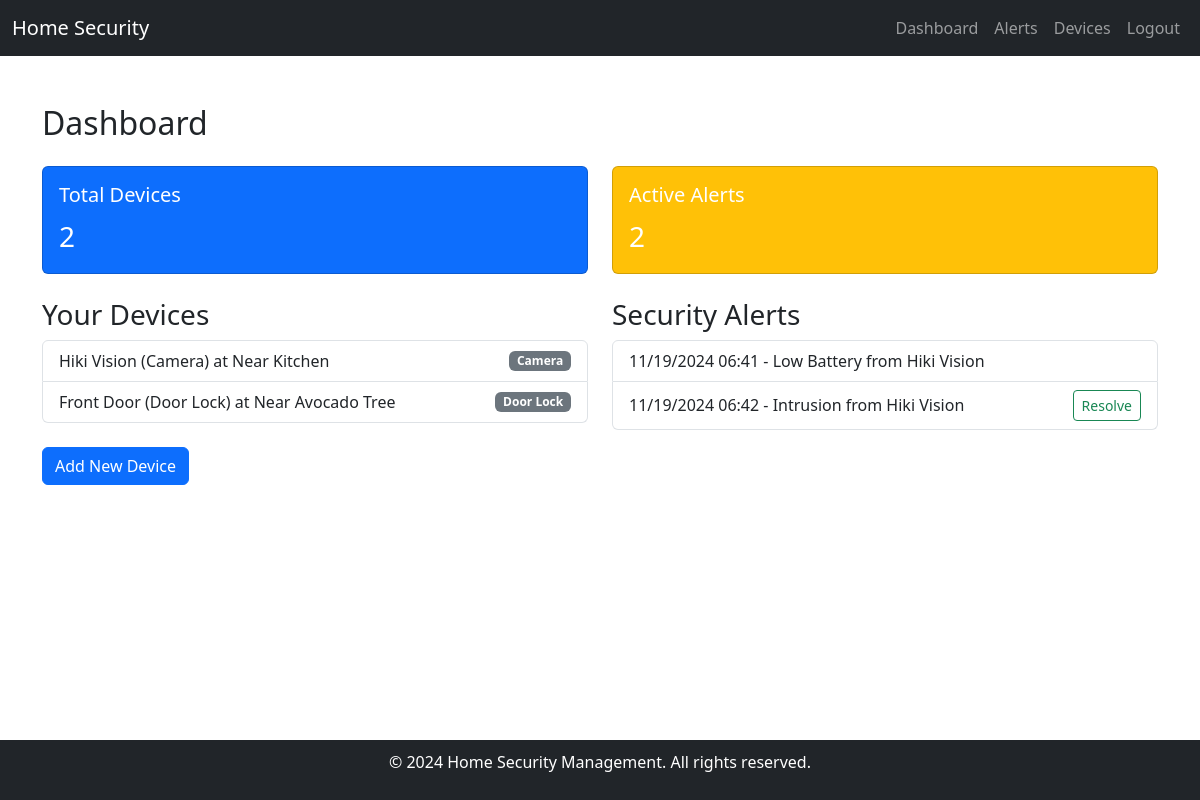
The page / (signed in) on the database its author committed.
### device/models.py (models this page shows, shortened)
class Device(models.Model):
    DEVICE_TYPES = (
        ('Camera', 'Camera'),
        ('Alarm', 'Alarm'),
        ('Motion Sensor', 'Motion Sensor'),
        ('Door Lock', 'Door Lock'),
    )
    name = models.CharField(max_length=100)
    device_type = models.CharField(max_length=50, choices=DEVICE_TYPES)
    location = models.CharField(max_length=200)
    user = models.ForeignKey(User, on_delete=models.CASCADE)

### alerts/models.py (models this page shows, shortened)
class SecurityAlert(models.Model):
    device = models.ForeignKey(Device, on_delete=models.CASCADE)
    alert_type = models.CharField(max_length=100)  # e.g., 'Intrusion', 'Low Battery', 'Tampering'
    timestamp = models.DateTimeField(auto_now_add=True)
    resolved = models.BooleanField(default=False)

### security/views.py (the view, shortened to what this page needs)
# urls.py: path('', views.dashboard, name='dashboard')
@login_required
def dashboard(request):
    devices = Device.objects.filter(user=request.user)
    alerts = SecurityAlert.objects.filter(device__user=request.user)
    device_counts = (
        devices.values('device_type')
        .annotate(count=Count('id'))
        .order_by('device_type')
    )
    device_data = {
        "labels": [entry['device_type'] for entry in device_counts],
        "data": [entry['count'] for entry in device_counts]
    }
    alerts_by_date = (
        alerts.values('timestamp__date')
        .annotate(count=Count('id'))
        .order_by('timestamp__date')
    )
    alert_data = {
        "labels": [entry['timestamp__date'].strftime('%m/%d/%Y') for entry in alerts_by_date],
        "data": [entry['count'] for entry in alerts_by_date]
    }
    print(device_data)
    print(alert_data)
    return render(request, 'security/dashboard.html', {
        'devices': devices,
        'alerts': alerts,
        'device_data': device_data,
        'alert_data': alert_data,
    })

### security/templates/security/dashboard.html (shortened to what this page needs)
{% extends 'security/layout.html' %}
{% block content %}
<h2 class="mb-4">Dashboard</h2>
<div class="row">
    <div class="col-md-6 mb-4">
        <div class="card text-white bg-primary">
            <div class="card-body">
                <h5 class="card-title">Total Devices</h5>
                <p class="card-text fs-3">{{ devices.count }}</p>
            </div>
        </div>
    </div>
    <div class="col-md-6 mb-4">
        <div class="card text-white bg-warning">
            <div class="card-body">
                <h5 class="card-title">Active Alerts</h5>
                <p class="card-text fs-3">{{ alerts.count }}</p>
            </div>
        </div>
    </div>
</div>
<div class="row">
    <div class="col-md-6 mb-4">
        <h3>Your Devices</h3>
        <ul class="list-group mb-4">
            {% for device in devices %}
                <li class="list-group-item d-flex justify-content-between align-items-center">
                    {{ device.name }} ({{ device.device_type }}) at {{ device.location }}
                    <span class="badge bg-secondary">{{ device.device_type }}</span>
                </li>
            {% empty %}
                <li class="list-group-item">No devices added.</li>
            {% endfor %}
        </ul>
        <button type="button" class="btn btn-primary" data-bs-toggle="modal" data-bs-target="#addDeviceModal">
            Add New Device
        </button>
    </div>
    <div class="col-md-6 mb-4">
        <h3>Security Alerts</h3>
        <ul class="list-group">
            {% for alert in alerts %}
                <li class="list-group-item d-flex justify-content-between align-items-center">
                    {{ alert.timestamp|date:"m/d/Y H:i" }} - {{ alert.alert_type }} from {{ alert.device.name }}
                    {% if not alert.resolved %}
                        <a href="{% url 'resolve_alert' alert.id %}" class="btn btn-outline-success btn-sm">Resolve</a>
                    {% endif %}
                </li>
            {% empty %}
                <li class="list-group-item">No active alerts.</li>
            {% endfor %}
        </ul>
    </div>
</div>
{% endblock %}

### security/templates/security/layout.html (style rules this page uses)
html, body { height: 100%; margin: 0; display: flex; flex-direction: column; }

### rows shown on the page
Device: name "Hiki Vision", device_type "Camera", location "Near Kitchen"
Device: name "Front Door", device_type "Door Lock", location "Near Avocado Tree"
SecurityAlert: timestamp "11/19/2024 06:41", alert_type "Low Battery", device.name "Hiki Vision"
SecurityAlert: timestamp "11/19/2024 06:42", alert_type "Intrusion", device.name "Hiki Vision", resolved "Resolve"

### other values the page prints
{{ devices.count }} "2"
{{ alerts.count }} "2"
